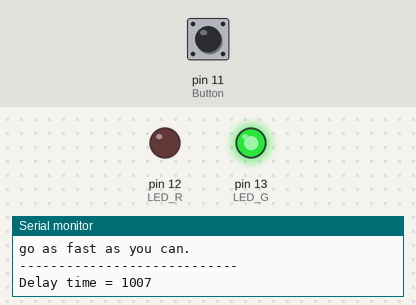
This sketch was run on a simulated Arduino Uno, built with avr-gcc and run on an emulated ATmega328P. Parts: output pins drawn as LEDs (lit = HIGH), the last lines printed to the serial monitor. The test bench sets the inputs (shaded band); at power-on: pin 11 (Button) HIGH. Random numbers use the default seed unless the sketch sets one.

Above: at 1.2 s.
1.3 s: pin 11 (Button) pulled LOW for 0.15 s
At 1.9 s:
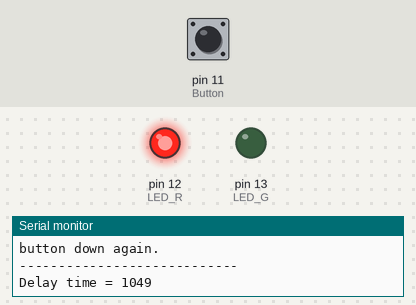
2.9 s: pin 11 (Button) pulled LOW for 1 s
At 3.7 s:
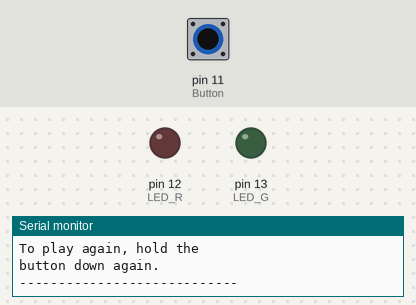
6.4 s: pin 11 (Button) pulled LOW for 3.2 s
At 11.6 s:
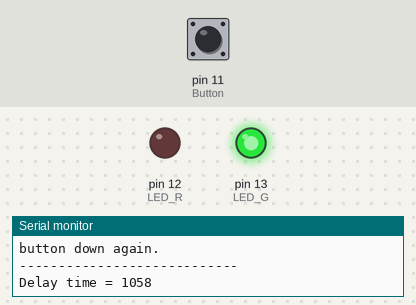
Timing chart, 0 to 13.1 s (numbered marks = the images above; inputs shaded):
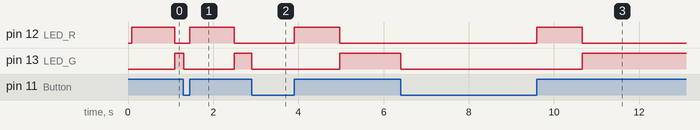

Measured:
- after the input at 1.3 s, pin 12 (LED_R): LOW → HIGH after 0.15 s, → LOW 1.0 s later; pin 13 (LED_G): HIGH → LOW at once, → HIGH 1.2 s later
- after the input at 2.9 s, pin 12 (LED_R): LOW → HIGH after 1.0 s, → LOW 1.1 s later; pin 13 (LED_G): HIGH → LOW at once, → HIGH 2.1 s later
- after the input at 6.4 s, pin 12 (LED_R): LOW → HIGH after 3.2 s, → LOW 1.1 s later; pin 13 (LED_G): HIGH → LOW at once, → HIGH 4.3 s later

The sketch:

Exercise_h_.ino
```cpp
// ReactionTimer.ino
// Test reaction time with a pushbutton and a bi-color LED
// 4105054025、鄭琮寶

String time; // 宣告time變數
int randValue; // 宣告randValue變數
boolean val = 0; // 宣告val變數
const byte Button = 11; // 宣告Button變數
const byte LED_R = 12; // 宣告LED_R變數
const byte LED_G = 13; // 宣告LED_G變數
extern volatile unsigned long timer0_millis; // arduino的Timer值


void setup() {
  Serial.begin(9600);     // 設定鮑率
  pinMode(Button, INPUT); // 將Button腳位輸入
  pinMode(LED_R, OUTPUT); // 將LED_R腳位輸出
  pinMode(LED_G, OUTPUT); // 將LED_G腳位輸出
  Serial.println("Press and hold pushbutton.");  // 在Terminal顯示文字
  Serial.println("to make light turn red.");
  Serial.println("When light turns green, let");
  Serial.println("go as fast as you can.");
  Serial.println("----------------------------");

}

void setMillis(unsigned long new_millis){ // 重置arduino的Timer
  uint8_t oldSREG = SREG;
  cli(); // disable interupt
  timer0_millis = new_millis; // 歸零
  SREG = oldSREG;
}

void loop() {
  while(!val){ // val = 0繼續執行
    val = digitalRead(Button); // 讀取Button腳位的電壓(判斷開啟或關閉)
  }

  randValue = random(100); // 從0~99隨機選取一個數字
  Serial.print("Delay time = ");  // 在Terminal顯示文字
  Serial.println(1000 + randValue, DEC);  // 在Terminal顯示文字

  digitalWrite(LED_R, HIGH); // 打開LED_R腳位，也就是將其電壓變成"HIGH"
  digitalWrite(LED_G, LOW);  // 關閉LED_G腳位，也就是將其電壓變成"LOW"
  delay(1000 + randValue); // delay (1000 + randValue) ms

  val = digitalRead(Button); // 讀取Button腳位的電壓(判斷開啟或關閉)

  digitalWrite(LED_R, LOW);  // 關閉LED_R腳位，也就是將其電壓變成"LOW"
  digitalWrite(LED_G, HIGH); // 打開LED_G腳位，也就是將其電壓變成"HIGH"

  if(!val){
    Serial.println("You cheating !!!");

  }else{
    setMillis(0); // Timer Reset
    while(val){   // 若val值為1的時候執行if條件，否則執行else條件
      val = digitalRead(Button); // 讀取Button腳位的電壓(判斷開啟或關閉)
    }
    time = String(millis(), DEC); // 紀錄反應時間

    Serial.print("Your time was ");  // 在Terminal顯示文字
    Serial.print(time);
    Serial.println("ms.\n\n");
    Serial.println("To play again, hold the");
    Serial.println("button down again.");

  }

  digitalWrite(LED_G, LOW);  // 關閉LED_G腳位，也就是將其電壓變成"LOW"
  Serial.println("----------------------------");  // 在Terminal顯示文字

}
```
